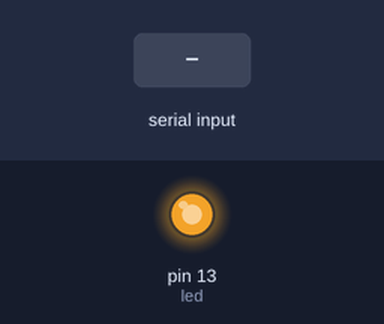
Bench run of a sketch on a simulated Arduino Uno, built for the host (arithmetic inside an expression is 32-bit, double 64-bit). Shown: output pins drawn as LEDs (lit = HIGH). The test bench sets the inputs (shaded band). What the sketch prints to the serial monitor is not drawn.

Above: at 1.2 s.
1.3 s: "q" received over Serial
2.8 s: "w" received over Serial
4.3 s: "2" received over Serial
Timing chart, 0 to 7.3 s (numbered marks = the images above; inputs shaded):
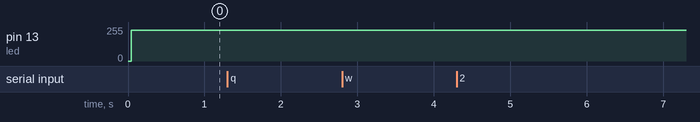

Measured:
- after the input at 1.3 s, every drawn part: stays the same
- after the input at 2.8 s, every drawn part: stays the same
- after the input at 4.3 s, every drawn part: stays the same

The sketch:

wagonV2.ino
```cpp
#include <SoftwareSerial9.h>

//#define MOSI 11
//#define MISO 12
//#define TX MOSI
//#define RX MISO
//#define LEDPIN 13

#define TXL 5
#define RXL 6

#define TXR 3
#define RXR 4

#define led 13

SoftwareSerial9 mySerialL(RXL, TXL);
SoftwareSerial9 mySerialR(RXR, TXR);

void setup() {
  pinMode(led, OUTPUT);
  mySerialL.begin(26315);
  mySerialR.begin(26315);
  Serial.begin(115200);
}

char c = ' ';
signed int sp = 0;

void loop() {

    Serial.println(c);
    if (c == ' ') {
      sp = 0;
    } else if (c == 'q') {
      sp -= 10;
    } else if (c == 'w') {
      sp += 10;
    } else if (c == '2') {
      sp += 100;
    }  else if (c == '1') {
      sp -= 100;
    }

    Serial.print("speed ");
    Serial.println(sp);
    Serial.print(" low byte ");
    Serial.print((sp & 0xFF), HEX);
    Serial.print(" high byte ");
    Serial.println((sp >> 8) & 0xFF, HEX);
    do {
      digitalWrite(led, HIGH);   // turn the LED on (HIGH is the voltage level)
      mySerialL.write9(256);
      mySerialL.write9(sp & 0xFF);
      mySerialL.write9((sp >> 8) & 0xFF);
      mySerialL.write9(sp & 0xFF);
      mySerialL.write9((sp >> 8) & 0xFF);
      mySerialL.write9(85);

      mySerialR.write9(256);
      mySerialR.write9(sp & 0xFF);
      mySerialR.write9((sp >> 8) & 0xFF);
      mySerialR.write9(sp & 0xFF);
      mySerialR.write9((sp >> 8) & 0xFF);
      mySerialR.write9(85);

      delayMicroseconds(300);
      digitalWrite(led, LOW);   // turn the LED on (HIGH is the voltage level)
    } while (!Serial.available());
    c = Serial.read();

}
```
